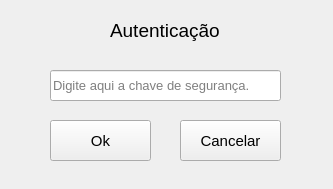
<?xml version="1.0" encoding="UTF-8"?>
<ui version="4.0">
 <class>Form</class>
 <widget class="QWidget" name="Form">
  <property name="geometry">
   <rect>
    <x>0</x>
    <y>0</y>
    <width>333</width>
    <height>189</height>
   </rect>
  </property>
  <property name="windowTitle">
   <string>Autenticação</string>
  </property>
  <widget class="QPushButton" name="botao_ok">
   <property name="geometry">
    <rect>
     <x>50</x>
     <y>120</y>
     <width>101</width>
     <height>41</height>
    </rect>
   </property>
   <property name="font">
    <font>
     <pointsize>11</pointsize>
    </font>
   </property>
   <property name="text">
    <string>Ok</string>
   </property>
  </widget>
  <widget class="QPushButton" name="botao_cancelar">
   <property name="geometry">
    <rect>
     <x>180</x>
     <y>120</y>
     <width>101</width>
     <height>41</height>
    </rect>
   </property>
   <property name="font">
    <font>
     <pointsize>11</pointsize>
    </font>
   </property>
   <property name="text">
    <string>Cancelar</string>
   </property>
  </widget>
  <widget class="QLineEdit" name="linha_key">
   <property name="geometry">
    <rect>
     <x>50</x>
     <y>70</y>
     <width>231</width>
     <height>31</height>
    </rect>
   </property>
   <property name="font">
    <font>
     <pointsize>10</pointsize>
    </font>
   </property>
   <property name="echoMode">
    <enum>QLineEdit::Password</enum>
   </property>
   <property name="placeholderText">
    <string>Digite aqui a chave de segurança.</string>
   </property>
  </widget>
  <widget class="QLabel" name="label">
   <property name="geometry">
    <rect>
     <x>110</x>
     <y>20</y>
     <width>111</width>
     <height>21</height>
    </rect>
   </property>
   <property name="font">
    <font>
     <pointsize>14</pointsize>
    </font>
   </property>
   <property name="text">
    <string>Autenticação</string>
   </property>
  </widget>
 </widget>
 <resources/>
 <connections/>
</ui>
